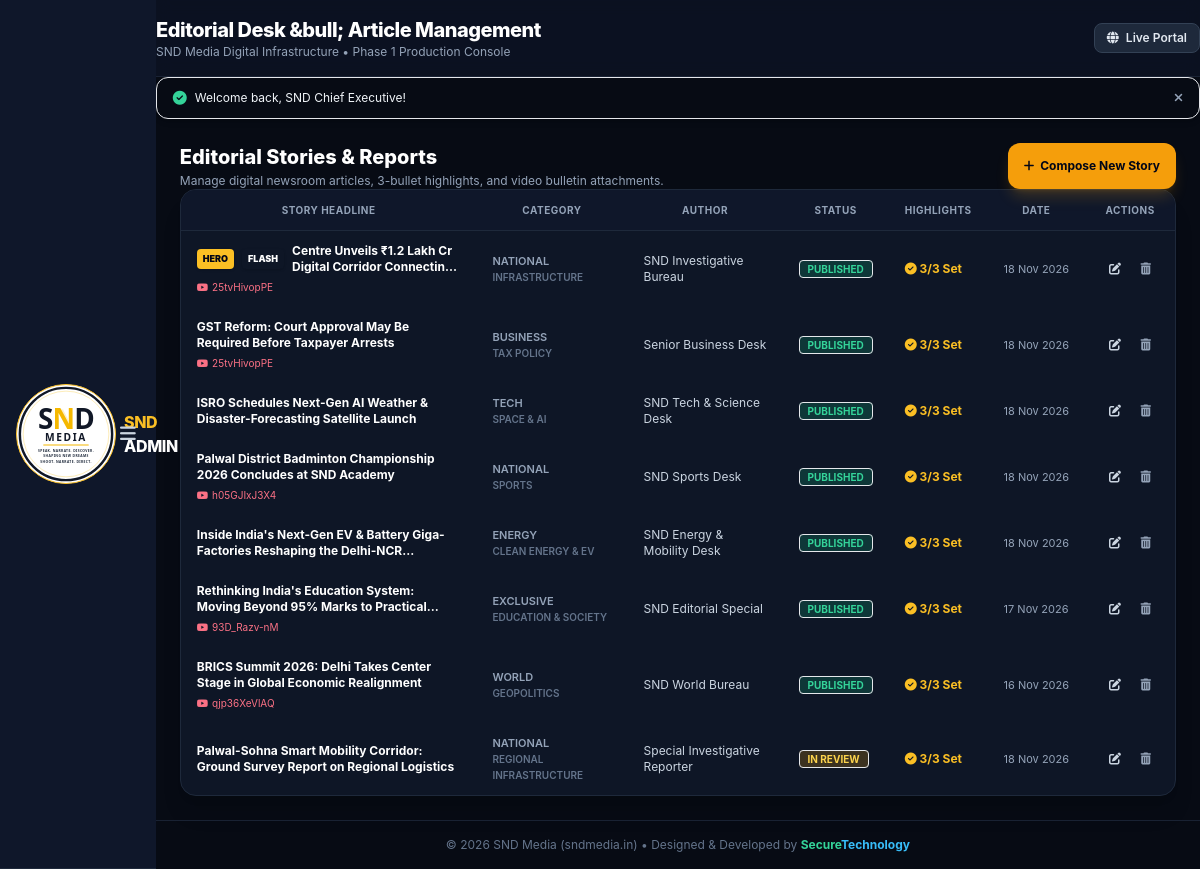
/admin/articles.php (signed in), run on the app's committed database.
### tables this page shows
CREATE TABLE `articles` (
    `id` INT AUTO_INCREMENT PRIMARY KEY,
    `title` VARCHAR(255) NOT NULL,
    `slug` VARCHAR(255) NOT NULL UNIQUE,
    `category` ENUM('national', 'business', 'tech', 'energy', 'exclusive', 'world') NOT NULL,
    `subcategory` VARCHAR(100) NULL,
    `tags` VARCHAR(500) NULL COMMENT 'Comma-separated tag list e.g. "economy,budget,infrastructure"',
    `meta_keywords` VARCHAR(500) NULL COMMENT 'SEO meta keywords for the article',
    `featured_image` VARCHAR(500) NOT NULL,
    `summary` TEXT NOT NULL,
    `highlight_1` VARCHAR(255) NULL,
    `highlight_2` VARCHAR(255) NULL,
    `highlight_3` VARCHAR(255) NULL,
    `content` LONGTEXT NOT NULL,
    `author_id` INT NULL,
    `author_name` VARCHAR(100) DEFAULT 'SND Special Desk',
    `read_time` VARCHAR(20) DEFAULT '4 min read',
    `verification_badge` ENUM('none', 'verified_report', 'special_investigation', 'ground_report', 'editorial_analysis') NOT NULL DEFAULT 'none',
    `youtube_video_id` VARCHAR(50) NULL,
    `is_hero_lead` TINYINT(1) DEFAULT 0,
    `is_breaking` TINYINT(1) DEFAULT 0,
    `status` ENUM('draft', 'review', 'published', 'archived') NOT NULL DEFAULT 'published',
    `published_at` TIMESTAMP NULL DEFAULT CURRENT_TIMESTAMP,
    `created_at` TIMESTAMP NOT NULL DEFAULT CURRENT_TIMESTAMP,
    `updated_at` TIMESTAMP NOT NULL DEFAULT CURRENT_TIMESTAMP ON UPDATE CURRENT_TIMESTAMP,
    INDEX `idx_articles_cat_status` (`category`, `status`),
    INDEX `idx_articles_hero` (`is_hero_lead`),
    INDEX `idx_articles_published` (`published_at`),
    CONSTRAINT `fk_articles_author` FOREIGN KEY (`author_id`) REFERENCES `users`(`id`) ON DELETE SET NULL
);

### includes/functions.php (called while the page is built, shortened)
<?php
function sanitize_output($str) {
    return htmlspecialchars((string)$str, ENT_QUOTES | ENT_SUBSTITUTE, 'UTF-8');
}
function csrf_token_generate() {
    return $_SESSION['csrf_token'];
}

### includes/auth.php (called while the page is built, shortened)
<?php
require_once __DIR__ . '/functions.php';
function is_logged_in() {
    return !empty($_SESSION['user_id']) && !empty($_SESSION['user_role']);
}
function current_user_role() {
    return is_logged_in() ? (string)$_SESSION['user_role'] : null;
}
        ?>

### admin/articles.php (the view, shortened to what this page needs)
<?php
require_once __DIR__ . '/../includes/functions.php';
require_once __DIR__ . '/../includes/auth.php';
require_once __DIR__ . '/layout.php';
$user_role = $_SESSION['user_role'];
$pdo       = get_db_connection();
    ?>
    <?php
$articles = [];
if ($pdo) {
    try {
        $query = "SELECT * FROM articles WHERE 1=1";
        $params = [];
        $query .= " ORDER BY published_at DESC, id DESC LIMIT 50";
        $stmt = $pdo->prepare($query);
        $stmt->execute($params);
        $articles = $stmt->fetchAll();
    } catch (Exception $e) {
        $articles = [];
    }
}
render_admin_layout('Editorial Desk &bull; Article Management', function() use ($articles, $user_role) {
?>
<div class="space-y-6">
    <div class="flex flex-col sm:flex-row sm:items-center justify-between gap-4">
        <div>
            <h2 class="text-xl font-extrabold text-white">Editorial Stories &amp; Reports</h2>
            <p class="text-xs text-slate-400 mt-0.5">Manage digital newsroom articles, 3-bullet highlights, and video bulletin attachments.</p>
        </div>
        <a href="articles.php?action=create" class="bg-amber-500 hover:bg-amber-400 text-slate-950 font-bold text-xs px-4 py-2.5 rounded-xl shadow-lg shadow-amber-500/20 transition flex items-center gap-1.5 shrink-0">
            <i class="fa-solid fa-plus"></i> Compose New Story
        </a>
    </div>
    <div class="bg-brand-card rounded-2xl border border-slate-800 overflow-hidden shadow-xl">
        <div class="overflow-x-auto">
            <table class="w-full text-left text-xs">
                <thead class="bg-slate-900 text-slate-400 uppercase text-[10px] font-bold tracking-wider border-b border-slate-800">
                    <tr>
                        <th class="py-3 px-4">Story Headline</th>
                        <th class="py-3 px-4">Category</th>
                        <th class="py-3 px-4">Author</th>
                        <th class="py-3 px-4">Status</th>
                        <th class="py-3 px-4">Highlights</th>
                        <th class="py-3 px-4">Date</th>
                        <th class="py-3 px-4 text-right">Actions</th>
                    </tr>
                </thead>
                <tbody class="divide-y divide-slate-800 text-slate-300">
                    <?php if (empty($articles)): ?>
                        <tr>
                            <td colspan="7" class="py-8 text-center text-slate-500 text-xs">
                                No articles found. Click "Compose New Story" to publish the first story.
                            </td>
                        </tr>
                    <?php else: ?>
                        <?php foreach ($articles as $art): ?>
                            <tr class="hover:bg-slate-900/60 transition">
                                <td class="py-3 px-4 max-w-sm">
                                    <div class="flex items-center gap-2">
                                        <?php if ($art['is_hero_lead']): ?>
                                            <span class="bg-amber-400 text-slate-950 font-black text-[9px] px-1.5 py-0.5 rounded shadow">HERO</span>
                                        <?php endif; ?>
                                        <?php if ($art['is_breaking']): ?>
                                            <span class="bg-rose-600 text-white font-black text-[9px] px-1.5 py-0.5 rounded shadow animate-pulse">FLASH</span>
                                        <?php endif; ?>
                                        <a href="../article.php?slug=<?= sanitize_output($art['slug']) ?>" target="_blank" class="font-bold text-white hover:text-amber-400 line-clamp-2">
                                            <?= sanitize_output($art['title']) ?>
                                        </a>
                                    </div>
                                    <?php if (!empty($art['youtube_video_id'])): ?>
                                        <span class="inline-flex items-center gap-1 text-[10px] text-rose-400 mt-1">
                                            <i class="fa-brands fa-youtube"></i> <?= sanitize_output($art['youtube_video_id']) ?>
                                        </span>
                                    <?php endif; ?>
                                </td>
                                <td class="py-3 px-4 uppercase font-semibold text-[11px] text-slate-400">
                                    <?= sanitize_output($art['category']) ?>
                                    <?php if (!empty($art['subcategory'])): ?>
                                        <span class="block text-[10px] text-slate-500"><?= sanitize_output($art['subcategory']) ?></span>
                                    <?php endif; ?>
                                </td>
                                <td class="py-3 px-4 text-slate-300"><?= sanitize_output($art['author_name']) ?></td>
                                <td class="py-3 px-4">
                                    <?php if ($art['status'] === 'published'): ?>
                                        <span class="bg-emerald-500/20 text-emerald-400 border border-emerald-500/30 px-2 py-0.5 rounded font-bold text-[10px] uppercase">Published</span>
                                    <?php elseif ($art['status'] === 'review'): ?>
                                        <span class="bg-amber-500/20 text-amber-300 border border-amber-500/30 px-2 py-0.5 rounded font-bold text-[10px] uppercase">In Review</span>
                                    <?php else: ?>
                                        <span class="bg-slate-800 text-slate-400 border border-slate-700 px-2 py-0.5 rounded font-bold text-[10px] uppercase">Draft</span>
                                    <?php endif; ?>
                                </td>
                                <td class="py-3 px-4">
                                    <?php if (!empty($art['highlight_1'])): ?>
                                        <span class="text-amber-400 font-bold" title="<?= sanitize_output($art['highlight_1']) ?>"><i class="fa-solid fa-circle-check text-xs"></i> 3/3 Set</span>
                                    <?php else: ?>
                                        <span class="text-slate-600"><i class="fa-regular fa-circle"></i> None</span>
                                    <?php endif; ?>
                                </td>
                                <td class="py-3 px-4 text-slate-400 text-[11px] whitespace-nowrap">
                                    <?= date('d M Y', strtotime($art['published_at'] ?? $art['created_at'])) ?>
                                </td>
                                <td class="py-3 px-4 text-right whitespace-nowrap">
                                    <a href="articles.php?action=edit&id=<?= $art['id'] ?>" class="text-slate-300 hover:text-amber-400 px-2 py-1 transition" title="Edit Story">
                                        <i class="fa-solid fa-pen-to-square"></i>
                                    </a>
                                    <?php if ($user_role !== 'reporter'): ?>
                                        <a href="articles.php?action=delete&id=<?= $art['id'] ?>&token=<?= csrf_token_generate() ?>" onclick="return confirm('Permanently remove this article?');" class="text-slate-400 hover:text-rose-400 px-2 py-1 transition" title="Delete Story">
                                            <i class="fa-solid fa-trash-can"></i>
                                        </a>
                                    <?php endif; ?>
                                </td>
                            </tr>
                        <?php endforeach; ?>
                    <?php endif; ?>
                </tbody>
            </table>
        </div>
    </div>
</div>
<?php
});

### data on the page
articles: is_hero_lead "HERO", is_breaking "FLASH", title "Centre Unveils ₹1.2 Lakh Cr Digital Corridor…", youtube_video "25tvHivopPE", category "NATIONAL", subcategory "INFRASTRUCTURE", author_name "SND Investigative Bureau", status "PUBLISHED", published_at "18 Nov 2026"
articles: title "GST Reform: Court Approval May Be Required Before Taxpayer Arrests", youtube_video "25tvHivopPE", category "BUSINESS", subcategory "TAX POLICY", author_name "Senior Business Desk", status "PUBLISHED", published_at "18 Nov 2026"
articles: title "ISRO Schedules Next-Gen AI Weather & Disaster-Forecasting Satellite Launch", category "TECH", subcategory "SPACE & AI", author_name "SND Tech & Science Desk", status "PUBLISHED", published_at "18 Nov 2026"
articles: title "Palwal District Badminton Championship 2026 Concludes at SND Academy", youtube_video "h05GJIxJ3X4", category "NATIONAL", subcategory "SPORTS", author_name "SND Sports Desk", status "PUBLISHED", published_at "18 Nov 2026"
articles: title "Inside India's Next-Gen EV & Battery Giga-Factories Reshaping the…", category "ENERGY", subcategory "CLEAN ENERGY & EV", author_name "SND Energy & Mobility Desk", status "PUBLISHED", published_at "18 Nov 2026"
articles: title "Rethinking India's Education System: Moving Beyond 95% Marks to…", youtube_video "93D_Razv-nM", category "EXCLUSIVE", subcategory "EDUCATION & SOCIETY", author_name "SND Editorial Special", status "PUBLISHED", published_at "17 Nov 2026"
articles: title "BRICS Summit 2026: Delhi Takes Center Stage in Global Economic Realignment", youtube_video "qjp36XeVlAQ", category "WORLD", subcategory "GEOPOLITICS", author_name "SND World Bureau", status "PUBLISHED", published_at "16 Nov 2026"
articles: title "Palwal-Sohna Smart Mobility Corridor: Ground Survey Report on Regional Logistics", category "NATIONAL", subcategory "REGIONAL INFRASTRUCTURE", author_name "Special Investigative Reporter", status "IN REVIEW", published_at+created_at "18 Nov 2026"

### other printed values
sanitize_output($page_title) "Editorial Desk &bull; Article Management"
sanitize_output($flash['message']) "Welcome back, SND Chief Executive!"
